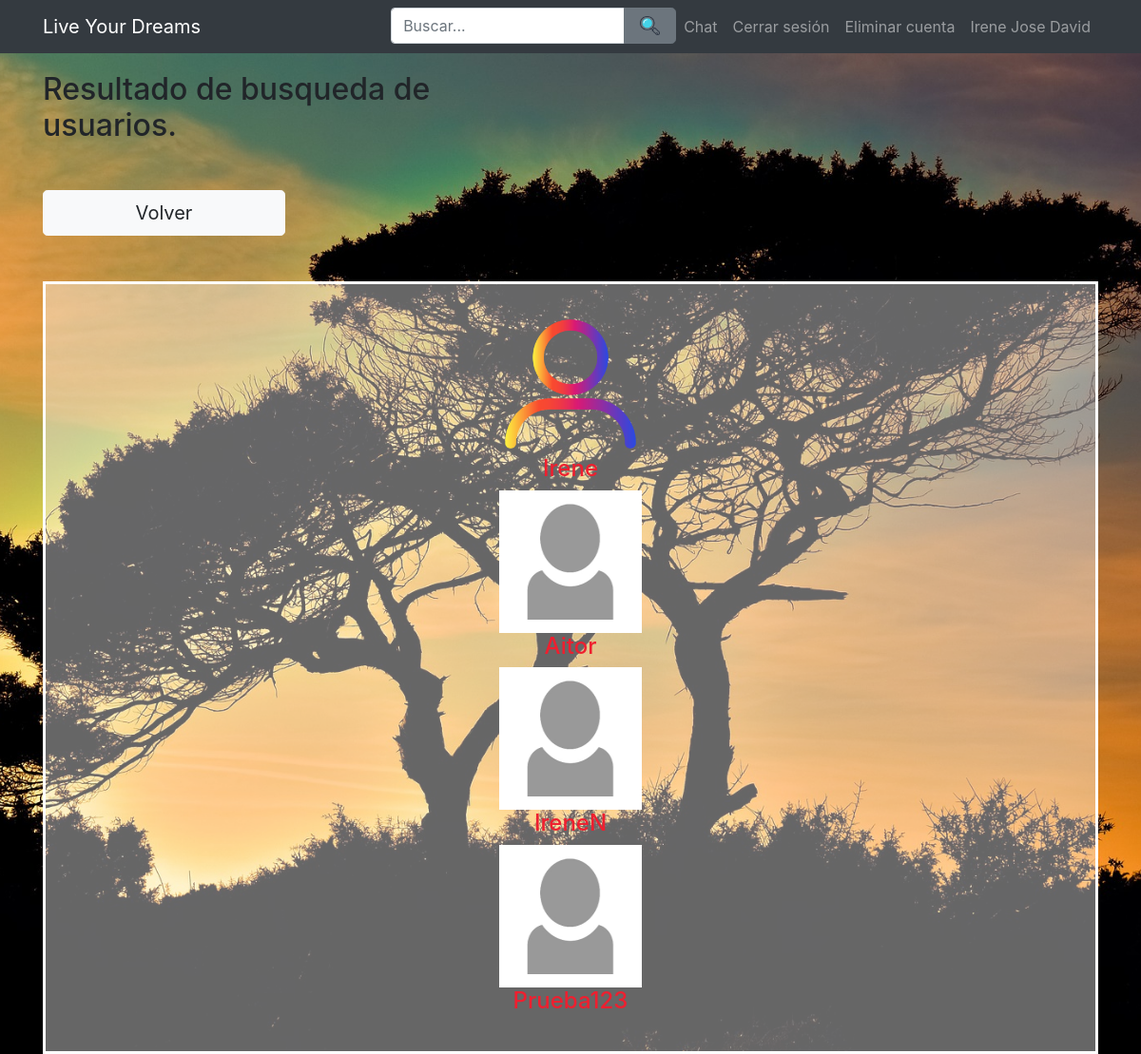
The page /resultado2.php (signed in) on the database its author committed.
### tables this page shows
CREATE TABLE `usuarios` (
  `usuarioID` int(11) NOT NULL,
  `username` varchar(255) NOT NULL,
  `password` varchar(255) NOT NULL,
  `email` varchar(255) NOT NULL,
  `active` varchar(255) NOT NULL,
  `resetToken` varchar(255) DEFAULT NULL,
  `resetComplete` varchar(3) DEFAULT 'No',
  `visitas` int(11) DEFAULT NULL,
  `descripcion` varchar(255) NOT NULL,
  `imagen` varchar(255) NOT NULL
);

### resultado2.php (the view, shortened to what this page needs)
<?php
require('includes/config.php');
require('layout/header.php');
?>
<div class="container">
	<div class="row">
		<div class="col-xs-12 col-sm-8 col-md-6 col-sm-offset-2 col-md-offset-3">
			<h2>Resultado de busqueda de usuarios.</h2>
			<div class="row mt-5">
				<div class="col-xs-6 col-md-6"><a class="btn btn-light btn-block btn-lg" tabindex="5" href="paginausuarios.php">Volver</a></div>
			</div>
		</div>
		<div class="col-xs-12 col-sm-12 col-md-12 col-sm-offset-12 col-md-offset-12 mt-5">
			<div class="row">
				<div class="col-md-12">
					<div class="contenedorTodo">
						<?php
						$buscar = $_GET['buscar'];
						$stmt = $db->query("SELECT * FROM usuarios WHERE username LIKE '%" . $buscar . "%'");
						while ($row = $stmt->fetch()) {
							$nombre = $row['username'];
							$id = $row['usuarioID'];
							if(empty($row['imagen'])){
								$imagen = "usuario.jpg";
							}else{
								$imagen = $row['imagen'];
							}
							echo '<img width="150" height="150" src="imagenes/' . $imagen . '">' . "\n";
							echo "<h4 color='green'><a href='vistausuario.php?id=$id&nombreusuario=$nombre'>$nombre</a></h4>";
						}
						?>
					</div>
				</div>
			</div>
		</div>
	</div>
</div>
<?php
require('layout/footer.php');
?>

### style/main.css (style rules this page uses)
a { color: #EF1F2F; text-decoration: none; }
html, body { height:100%; }
body { background: url("../img/foto_fondo.jpg") no-repeat center center fixed; background-size:cover; }
.contenedorTodo { padding:30px; border:3px solid white; text-align:center; background:rgba(255,255,255,0.4); }

### rows shown on the page
usuarios: imagen (picture), username "Irene"
usuarios: imagen (picture), username "Aitor"
usuarios: username "IreneN"
usuarios: username "Prueba123"
